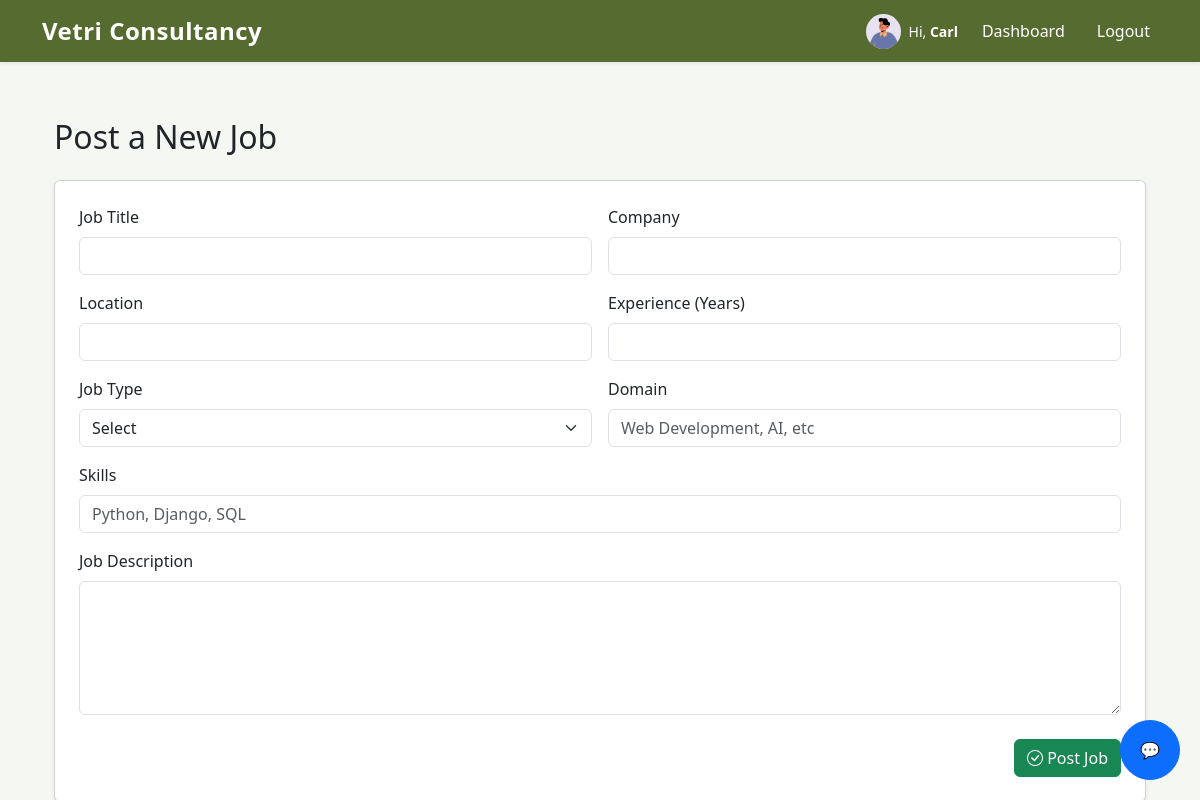
The app's page /jobs/post/ (signed in) with its own data.
### accounts/models.py (models this page shows, shortened)
class User(AbstractUser):
    ROLE_CHOICES = (
        ('CANDIDATE', 'Candidate'),
        ('CONSULTANT', 'Consultant'),
        ('ADMIN', 'Admin'),
    )
    username = None
    email = models.EmailField(unique=True)
    role = models.CharField(max_length=20, choices=ROLE_CHOICES, default='CANDIDATE')
    USERNAME_FIELD = 'email'
    REQUIRED_FIELDS = []
    objects = CustomUserManager()

### profiles/models.py (models this page shows, shortened)
class ConsultantProfile(models.Model):
    user = models.OneToOneField(
        settings.AUTH_USER_MODEL,
        on_delete=models.CASCADE,
        related_name='consultant_profile'
    )
    first_name = models.CharField(max_length=50, blank=True)
    last_name = models.CharField(max_length=50, blank=True)
    phone = models.CharField(max_length=20, blank=True)
    company = models.CharField(max_length=100, blank=True)
    designation = models.CharField(max_length=100, blank=True)
    profile_image = models.ImageField(
        upload_to=consultant_profile_image_path,
        null=True,
        blank=True
    )
    bio = models.TextField(blank=True, null=True)
    linkedin = models.URLField(blank=True, null=True)
    created_at = models.DateTimeField(default=timezone.now)
    updated_at = models.DateTimeField(auto_now=True)

### jobs/views.py (the view, shortened to what this page needs)
# urls.py: path('post/', post_job_view, name='post_job'),
@login_required
def post_job_view(request):
    if request.user.role != 'CONSULTANT':
        return redirect('jobs:jobs_list')
    return render(request, 'jobs/post_job.html')

### jobs/templates/jobs/post_job.html (shortened to what this page needs)
{% extends "base.html" %}
{% block content %}
<div class="container mt-5">
    <h2 class="mb-4">Post a New Job</h2>
    <form method="post" class="card shadow-sm p-4">
        <div class="row g-3">
            <div class="col-md-6">
                <label class="form-label">Job Title</label>
                <input type="text" name="title" class="form-control" required>
            </div>
            <div class="col-md-6">
                <label class="form-label">Company</label>
                <input type="text" name="company" class="form-control" required>
            </div>
            <div class="col-md-6">
                <label class="form-label">Location</label>
                <input type="text" name="location" class="form-control" required>
            </div>
            <div class="col-md-6">
                <label class="form-label">Experience (Years)</label>
                <input type="number" name="experience" class="form-control" required>
            </div>
            <div class="col-md-6">
                <label class="form-label">Job Type</label>
                <select name="job_type" class="form-select" required>
                    <option value="">Select</option>
                </select>
            </div>
            <div class="col-md-6">
                <label class="form-label">Domain</label>
                <input type="text" name="domain" class="form-control"
                       placeholder="Web Development, AI, etc" required>
            </div>
            <div class="col-md-12">
                <label class="form-label">Skills</label>
                <input type="text" name="skills" class="form-control"
                       placeholder="Python, Django, SQL">
            </div>
            <div class="col-md-12">
                <label class="form-label">Job Description</label>
                <textarea name="description" rows="5"
                          class="form-control" required></textarea>
            </div>
        </div>
        <div class="mt-4 text-end">
            <button type="submit" class="btn btn-success">
                <i class="bi bi-check-circle"></i> Post Job
            </button>
        </div>
    </form>
</div>
{% endblock %}

### templates/base.html (shortened to what this page needs)
{% load static %}
<!DOCTYPE html>
<html lang="en">
<head>
    <link rel="stylesheet" href="https://cdn.jsdelivr.net/npm/bootstrap-icons@1.10.5/font/bootstrap-icons.css">
    <link href="https://cdn.jsdelivr.net/npm/bootstrap@5.3.3/dist/css/bootstrap.min.css" rel="stylesheet">
</head>
<body>
    {% if not hide_nav %}
    <nav class="navbar navbar-expand-lg fixed-top shadow-sm">
        <div class="container">
            <a class="navbar-brand logo"
                href="{% if user.is_authenticated %}{% url 'jobs:jobs_list' %}{% else %}{% url 'accounts:login' %}{% endif %}">
                Vetri Consultancy
            </a>
            <div class="collapse navbar-collapse" id="navbarNav">
                <ul class="navbar-nav ms-auto align-items-center gap-3">
                    {% if user.is_authenticated %}
<li class="nav-item d-flex align-items-center gap-2">
    {% if user.role == 'CANDIDATE' %}
        {% if user.profile.profile_image %}
            <img src="{{ user.profile.profile_image.url }}"
                 alt="Profile"
                 class="rounded-circle"
                 width="35"
                 height="35"
                 style="object-fit: cover;">
        {% else %}
            <img src="{% static 'images/default.jpg' %}"
                 alt="Profile"
                 class="rounded-circle"
                 width="35"
                 height="35"
                 style="object-fit: cover;">
        {% endif %}
        <span class="text-white small">
            Hi,
            <strong>{{ user.profile.first_name|default:user.email }}</strong>
            {% if user.subscription.is_pro %}
                <span class="badge bg-warning text-dark ms-1">PRO</span>
            {% else %}
                <span class="badge bg-secondary ms-1">FREE</span>
            {% endif %}
        </span>
    {% elif user.role == 'CONSULTANT' %}
        {% if user.consultant_profile.profile_image %}
            <img src="{{ user.consultant_profile.profile_image.url }}"
                 alt="Profile"
                 class="rounded-circle"
                 width="35"
                 height="35"
                 style="object-fit: cover;">
        {% else %}
        <span class="text-white small">
            Hi,
            <strong>{{ user.consultant_profile.first_name|default:user.email }}</strong>
        </span>
    {% else %}
        <span class="text-white small">
            Hi, <strong>{{ user.email }}</strong>
        </span>
    {% endif %}
</li>
                    <li class="nav-item">
                        <a class="nav-link {% if request.resolver_match.url_name == 'dashboard' and request.resolver_match.app_name == 'accounts' %}active{% endif %}"
                            href="{% url 'accounts:dashboard' %}">
                            Dashboard
                        </a>
                    </li>
                    <li class="nav-item">
                        <form method="post" action="{% url 'accounts:logout' %}">
                            <button type="submit" class="logout-btn nav-link">Logout</button>
                        </form>
                    </li>
                    {% endif %}
                </ul>
            </div>
        </div>
    </nav>
    {% endif %}
    <div class="container">
        {% block content %}{% endblock %}
    </div>
<button id="chatbotBtn" class="btn btn-primary" style="position:fixed; bottom:20px; right:20px; border-radius:50%; width:60px; height:60px;">
    💬
</button>
</body>
</html>

### templates/base.html (style rules this page uses)
body { padding-top: 70px; background-color: #F5F7F2; }
.navbar { background-color: #556B2F !important; }
.navbar .nav-link, .navbar-brand { color: #ffffff !important; font-weight: 500; }
.logo { font-weight: bold; font-size: 1.5rem; letter-spacing: 0.5px; }
.logout-btn { color: #ffffff; background: none; border: none; padding: 0; }

### records on screen
User: consultant_profile.profile_image (picture), consultant_profile.first_name "Carl"
